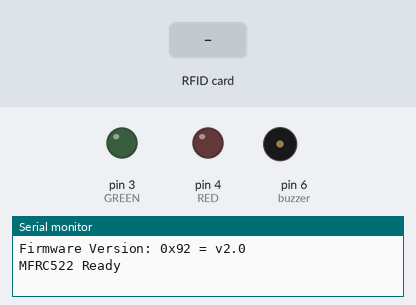
The sketch below on a simulated Arduino Uno, built with avr-gcc and run on an emulated ATmega328P. On the bench: output pins drawn as LEDs (lit = HIGH), buzzer (waves = sounding), the last lines printed to the serial monitor. The inputs (shaded band) are chosen by the test bench. Pins used as bus, display or sensor lines are not drawn.

Above: at 1.2 s.
1.3 s: RFID card 83 0F 96 A9 held to the reader
At 2.0 s:
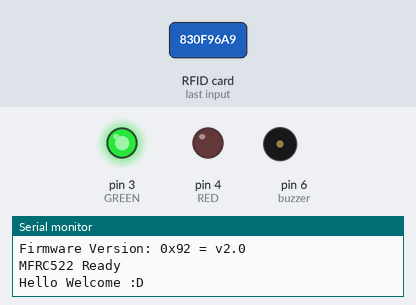
3.2 s: RFID card 5E 7A 19 C4 held to the reader
At 4.0 s:
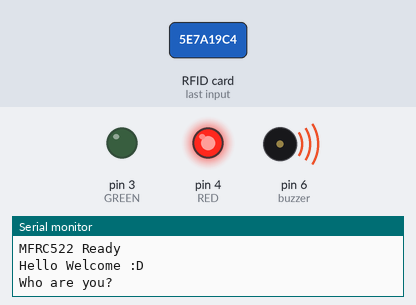
At 6.3 s:
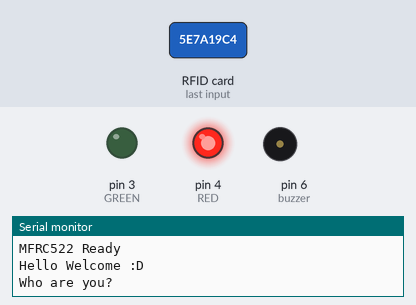
Timing chart, 0 to 7.8 s (numbered marks = the images above; inputs shaded):
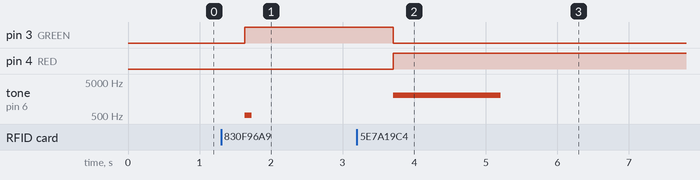

The sketch:

day05_RFID.ino
```cpp
#include <SPI.h>
#include <MFRC522.h>
#define SS_PIN 10
#define RST_PIN 9

MFRC522 mfrc522(SS_PIN, RST_PIN);
int GREEN = 3;
int RED = 4;
int buzzer = 6;

byte SetID[4] = {0x83, 0x0F, 0x96, 0xA9};

void setup() {
  Serial.begin(9600);
  SPI.begin();

  pinMode(GREEN, OUTPUT);
  pinMode(RED, OUTPUT);
  pinMode(buzzer, OUTPUT);

  mfrc522.PCD_Init();
  mfrc522.PCD_DumpVersionToSerial();
  Serial.println("MFRC522 Ready");
}

void loop() {
  if(!mfrc522.PICC_IsNewCardPresent() || !mfrc522.PICC_ReadCardSerial()) { delay(500); return;}
  if(mfrc522.uid.uidByte[0] == SetID[0] && mfrc522.uid.uidByte[1] == SetID[1] && mfrc522.uid.uidByte[2] == SetID[2] &&
  mfrc522.uid.uidByte[3] == SetID[3]) {
    digitalWrite(GREEN, HIGH);
    digitalWrite(RED, LOW);
    Serial.println("Hello Welcome :D");
    tone(6, 523, 100);
    delay(500);
  }

  else{
    digitalWrite(RED, HIGH);
    digitalWrite(GREEN, LOW);
    Serial.println("Who are you?");
    tone(6, 2023, 1500);
    // delay(10);
    tone(6, 2023, 1500);
    delay(20);
  }

}
```

Measured:
- after the input at 1.3 s, pin 3 (GREEN): LOW → HIGH after 0.33 s; tone on pin 6 (buzzer): silent → 523 Hz after 0.33 s, → silent 0.10 s later
- after the input at 3.2 s, pin 3 (GREEN): HIGH → LOW after 0.51 s; pin 4 (RED): LOW → HIGH after 0.51 s; tone on pin 6 (buzzer): silent → 2023 Hz after 0.51 s, → silent 1.5 s later
